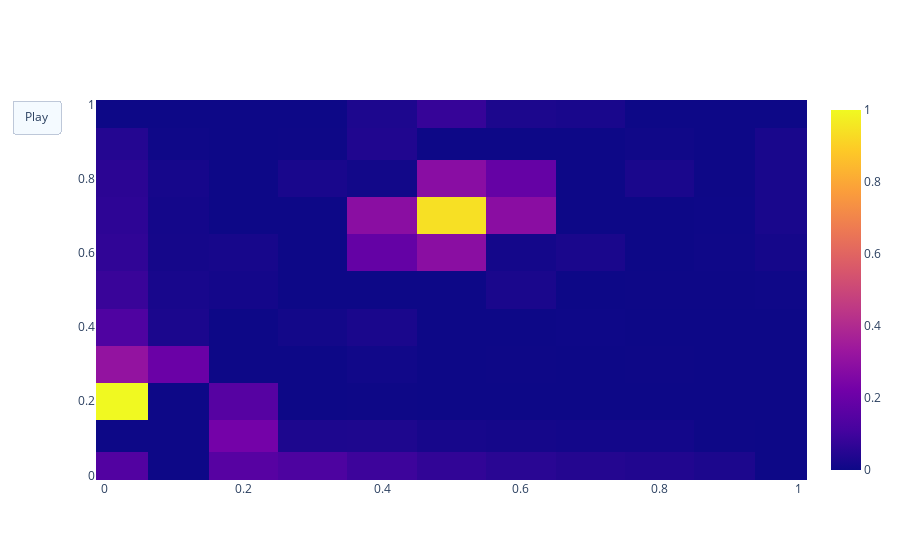

The code cell stored with this chart in its notebook:
### Code cell
heatmaps = [ff[i] for i in range(11)]
fig = go.Figure(data=go.Heatmap(x=x, y=y, z=heatmaps[0]),
               frames=[go.Frame(data=go.Heatmap(z=heatmaps[i])) for i in range(11)])
fig.update_layout(
    updatemenus=[
        dict(type="buttons", visible=True,
        buttons=[dict(label="Play", method="animate", args=[None])]
            )])
fig.show()
